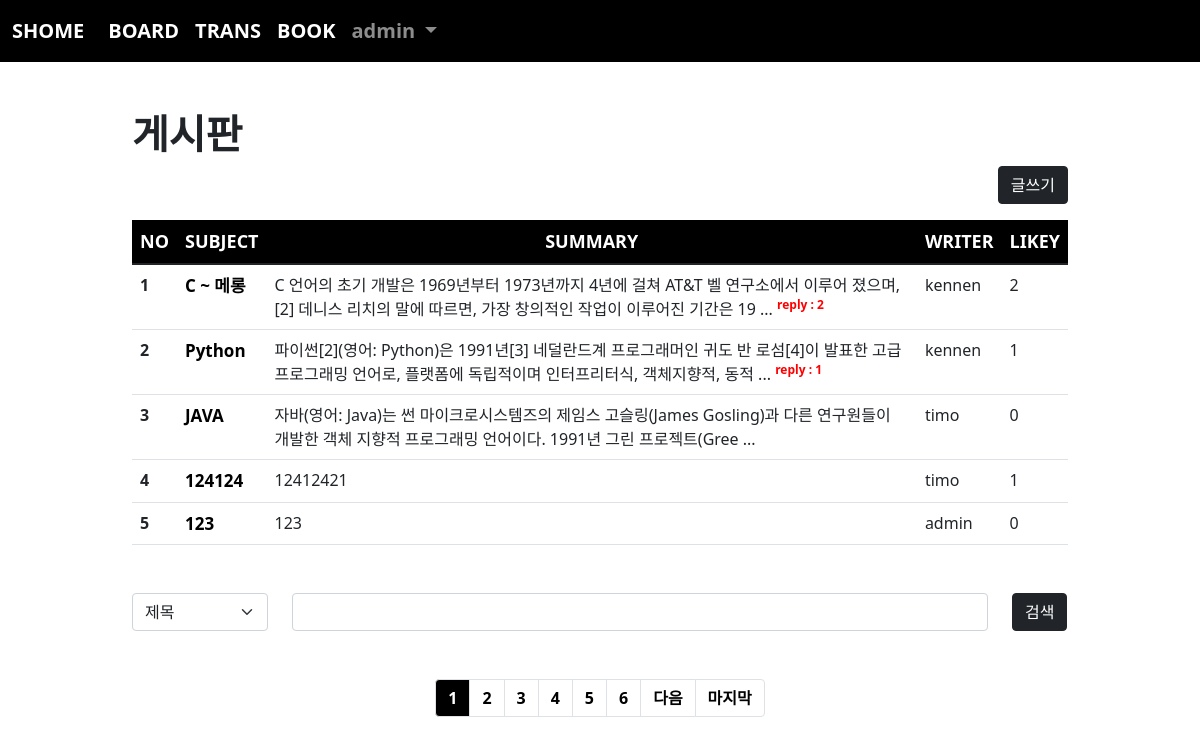
Page /board/index/ (signed in) on the committed database.
### acc/models.py (models this page shows, shortened)
class User(AbstractUser):
    comment = models.TextField()
    point = models.IntegerField(default=0)
    age = models.IntegerField(default=0)
    pic = models.ImageField(upload_to="user/%y/%m")

### board/models.py (models this page shows, shortened)
class Board(models.Model):
    subject = models.CharField(max_length=200)
    writer = models.ForeignKey(User, on_delete=models.CASCADE, related_name="writer")
    content = models.TextField()
    likey = models.ManyToManyField(User, blank=True, related_name="likey")
    pubdate = models.DateTimeField()
    def summary(self):
        if len(self.content) > 100:
            return f"{self.content[:100]}     ... "
        return self.content

### board/views.py (the view)
# urls.py: path('index/', views.index, name="index"),
def index(request):
    cate = request.GET.get("cate", "")
    kw = request.GET.get("kw", "")
    pg = request.GET.get("page", 1)
    if kw:
        if cate == "sub":
            b = Board.objects.filter(subject__contains=kw)
        elif cate == "wri":
            from acc.models import User
            try:
                u = User.objects.get(username=kw)
                b = Board.objects.filter(writer=u)
            except:
                b = Board.objects.none()
        else:
            b = Board.objects.filter(content__contains=kw)
    else:
        b = Board.objects.all()
    pag = Paginator(b, 5)
    obj = pag.get_page(pg)
    context = {
        "blist" : obj,
        "cate":cate,
        "kw":kw
    }
    return render(request, "board/index.html", context)

### template/board/index.html (shortened to what this page needs)
{% extends 'base.html' %}
{% block con %}
    <div class="container mt-5" style="width:80%">
        <h1><b>게시판</b></h1>
        <div class="text-end">
            <a href="{% url 'board:create' %}" class="btn btn-dark">글쓰기</a>
        </div>
        <table class="table mt-3 table-hover">
            <thead class="text-center" style="background-color: black; color:white; font-weight: bold; font-size: 18px;">
                <tr>
                    <th scope="col">NO</th>
                    <th scope="col">SUBJECT</th>
                    <th scope="col">SUMMARY</th>
                    <th scope="col">WRITER</th>
                    <th scope="col">LIKEY</th>
                </tr>
            </thead>
            <tbody>
                {% if blist %}
                    {% for i in blist %}
                        <tr>
                            <th scope="row">{{forloop.counter}}</th>
                            <td><a class="sub" href="{% url 'board:detail' i.id %}">{{ i.subject }}</a></td>
                            <td>{{ i.summary }}{% if i.reply_set.count %}<sup style="color:red"><b>reply : {{i.reply_set.count}}</b></sup>{% endif %}</td>
                            <td>{{ i.writer }}</td>
                            <td>{{ i.likey.count }}</td>
                        </tr>
                    {% endfor %}
                {% endif %}
            </tbody>
        </table>
        <form>
            <div class="row mt-5 mb-5">
                <div class="col-lg-2">
                    <select name="cate" class="form-select" aria-label="Default select example">
                        <option value="sub" {% if cate == 'sub' %}selected{% endif %}>제목</option>
                    </select>
                </div>
                <div class="col-lg-9">
                    <input type="text" name="kw" class="form-control" value="{{kw}}">
                </div>
                <div class="col-lg-1">
                    <button class="btn btn-dark">검색</button>
                </div>
            </div>
        </form>
        <nav aria-label="Page navigation example" class="mt-3">
            <ul class="pagination justify-content-center">
                {% for i in blist.paginator.page_range %}
                    {% if blist.number|add:5 >= i and blist.number|add:-5 <= i %}
                        <li class="page-item">
                            <a class="page-link {% if blist.number == i %} acpg {%else%} pg {%endif%}" href="{% url 'board:index' %}?page={{i}}&cate={{cate}}&kw={{kw}}">{{i}}</a>
                        </li>
                    {% endif %}
                {% endfor %}
                {% if blist.has_next %}
                    <li class="page-item">
                        <a class="page-link pg" href="{% url 'board:index' %}?page={{blist.next_page_number}}&cate={{cate}}&kw={{kw}}">다음</a>
                    </li>
                    <li class="page-item">
                        <a class="page-link pg" href="{% url 'board:index' %}?page={{blist.paginator.num_pages}}&cate={{cate}}&kw={{kw}}">마지막</a>
                    </li>
                {% endif %}
            </ul>
        </nav>
    </div>
{% endblock %}

### template/base.html (shortened to what this page needs)
<!doctype html>
<html lang="en">
    <head>
        <link href="https://cdn.jsdelivr.net/npm/bootstrap@5.1.3/dist/css/bootstrap.min.css" rel="stylesheet">
    </head>
    <body>
        {% if user.is_authenticated %}
            <nav class="navbar navbar-expand-lg navbar-dark" style="background-color: rgb(0, 0, 0); font-size: 20px; font-weight: bold;">
                <div class="container-fluid">
                    <a class="navbar-brand" href="{% url 'acc:index' %}">SHOME</a>
                    <div class="collapse navbar-collapse" id="navbarSupportedContent">
                        <ul class="navbar-nav me-auto mb-2 mb-lg-0">
                            <li class="nav-item">
                                <a class="nav-link active" aria-current="page" href="{% url 'board:index' %}">BOARD</a>
                            </li>
                            <li class="nav-item">
                                <a class="nav-link active" aria-current="page" href="{% url 'trans:index' %}">TRANS</a>
                            </li>
                            <li class="nav-item">
                                <a class="nav-link active" aria-current="page" href="{% url 'book:index' %}">BOOK</a>
                            </li>
                            <li class="nav-item dropdown">
                                <a class="nav-link dropdown-toggle" href="#" id="navbarDropdown" role="button" data-bs-toggle="dropdown" aria-expanded="false">
                                    {{ user.username }}
                                </a>
                            </li>
                        </ul>
                    </div>
                </div>
            </nav>
        {% endif %}
        {% if user.is_authenticated %}
            {% block con %}
            {% endblock %}
        {% endif %}
    </body>
</html>

### template/board/index.html (style rules this page uses)
a.sub { text-decoration: none; color:black; font-weight: bold; font-size: 17px; }
.pg { color : black; font-weight: bold; }
.acpg , .pg:hover { color: white; background-color: black; font-weight: bold; }

### rows in the picture
User: username "admin"
Board: subject "C ~ 메롱", summary "C 언어의 초기 개발은 1969년부터 1973년까지 4년에 걸쳐 AT&T 벨 연구소에서 이루어 졌으며,[2] 데니스 리치의 말에 따르면, 가장 창의적인 작업이 이루어진 기간은 19 ...", reply_set.count "2", writer "kennen", likey.count "2"
Board: subject "Python", summary "파이썬[2](영어: Python)은 1991년[3] 네덜란드계 프로그래머인 귀도 반 로섬[4]이 발표한 고급 프로그래밍 언어로, 플랫폼에 독립적이며 인터프리터식, 객체지향적, 동적 ...", reply_set.count "1", writer "kennen", likey.count "1"
Board: subject "JAVA", summary "자바(영어: Java)는 썬 마이크로시스템즈의 제임스 고슬링(James Gosling)과 다른 연구원들이 개발한 객체 지향적 프로그래밍 언어이다. 1991년 그린 프로젝트(Gree ...", writer "timo", likey.count "0"
Board: subject "124124", summary "12412421", writer "timo", likey.count "1"
Board: subject "123", summary "123", writer "admin", likey.count "0"

### other values in the picture
{{ i }} "1" "2" "3" "4" "5" "6"
